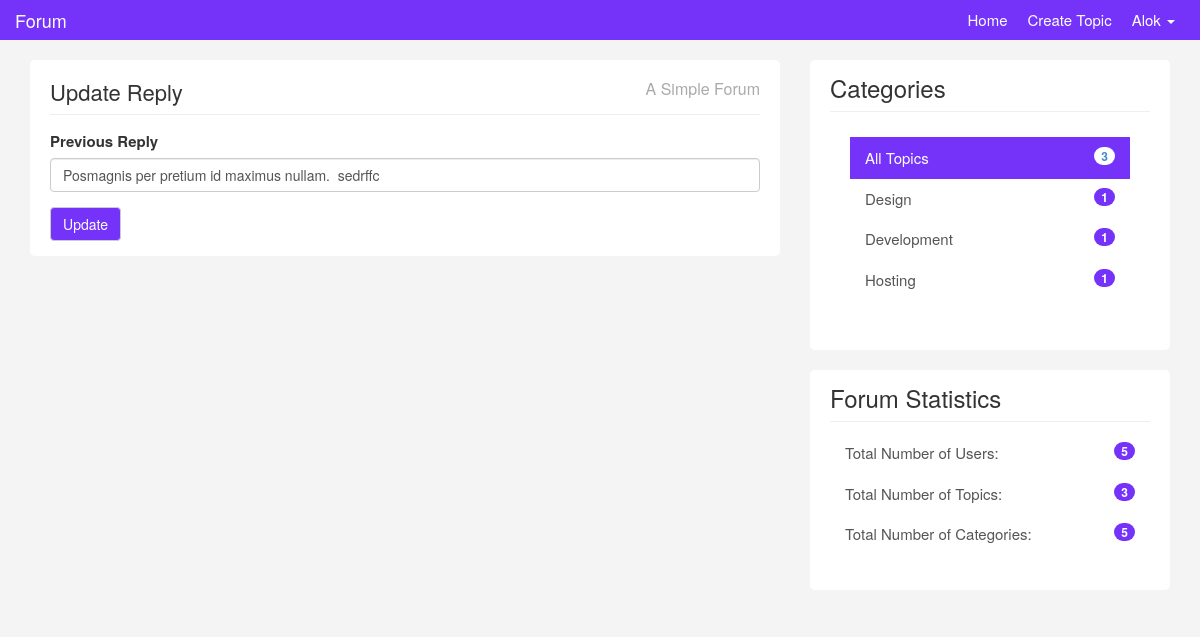
The page /replies/update.php?id=28 (signed in) on the database its author committed.
### tables this page shows
CREATE TABLE `replies` (
  `id` int(5) NOT NULL,
  `user_name` varchar(255) DEFAULT NULL,
  `reply` varchar(200) NOT NULL,
  `user_id` int(5) NOT NULL,
  `user_image` varchar(250) NOT NULL,
  `topic_id` int(5) NOT NULL,
  `created_at` datetime NOT NULL DEFAULT current_timestamp()
);

CREATE TABLE `categories` (
  `id` int(5) NOT NULL,
  `name` varchar(200) NOT NULL,
  `created_at` timestamp NOT NULL DEFAULT current_timestamp()
);

### replies/update.php (the view, shortened to what this page needs)
<?php require "../includes/header.php";		?>
<?php require "../config/conf.php";			?>
 <?php
        if(isset($_GET['id'])){
            $id = $_GET['id'];
            $select = $conn->query("SELECT * FROM replies WHERE id='$id'");
            $select->execute();
            $reply=$select->fetch(PDO::FETCH_OBJ);
        }
?>
<div class="container">
		<div class="row">
			<div class="col-md-8">
				<div class="main-col">
					<div class="block">
						<h1 class="pull-left">Update Reply</h1>
						<h4 class="pull-right">A Simple Forum</h4>
						<div class="clearfix"></div>
						<hr>
						<form role="form" action="update.php?id=<?php echo $id; ?>" method="POST">
							<div class="form-group">
								<label>Previous Reply</label>
								<input type="text" value="<?php echo $reply->reply; ?>" class="form-control" name="reply" placeholder="Enter Reply">
							</div>
							<button type="submit" name="submit" class="color btn btn-default">Update</button>
						</form>
					</div>
				</div>
			</div>
            <?php require "../includes/footer.php"; ?>

### includes/footer.php (shortened to what this page needs)
<?php
	$topics= $conn->query("SELECT COUNT(*) AS all_topics from topics");
	$topics->execute();
	$allTopics = $topics->fetch(PDO::FETCH_OBJ);
	$categories = $conn->query("
    SELECT
        categories.id AS id,
        categories.name AS name,
        COUNT(topics.category) AS count_category
    FROM
        categories
    LEFT JOIN
        topics ON categories.name = topics.category
    GROUP BY
        categories.name
    HAVING
        count_category > 0
");
$categories->execute();
$allCategories = $categories->fetchAll(PDO::FETCH_OBJ);
	$users = $conn->query("SELECT COUNT(*) AS COUNT_users FROM users");
	$users -> execute();
	$allUsers = $users->fetch(PDO::FETCH_OBJ);
		$topics = $conn->query("SELECT COUNT(*) AS COUNT_topics FROM topics");
		$topics -> execute();
		$alltopics_count = $topics->fetch(PDO::FETCH_OBJ);
		$categories_count = $conn->query("SELECT COUNT(*) AS COUNT_categories FROM categories");
		$categories_count -> execute();
		$allcategories_count = $categories_count->fetch(PDO::FETCH_OBJ);
?>
<div class="col-md-4">
				<div class="sidebar">
					<div class="block">
					<h3>Categories</h3>
					<div class="list-group block ">
						<a href="#" class="list-group-item active">All Topics <span class="badge pull-right"><?php echo $allTopics->all_topics ?></span></a>
						<?php foreach($allCategories as $category) : ?>
						<a href="<?php echo APPURL;?>/categories/show.php?name=<?php echo $category->name; ?>" class="list-group-item"><?php echo $category->name; ?>
						<span class="color badge pull-right"><?php echo $category->count_category; ?></span></a>
						<?php endforeach; ?>
					</div>
					</div>
					<div class="block" style="margin-top: 20px;">
						<h3 class="margin-top: 40px">Forum Statistics</h3>
						<div class="list-group">
							<a href="#" class="list-group-item">Total Number of Users:<span class="color badge pull-right"><?php echo $allUsers -> COUNT_users; ?></span></a>
							<a href="#" class="list-group-item">Total Number of Topics:<span class="color badge pull-right"><?php echo $alltopics_count -> COUNT_topics; ?></span></a>
							<a href="#" class="list-group-item">Total Number of Categories: <span class="color badge pull-right"><?php echo $allcategories_count -> COUNT_categories; ?></span></a>
						</div>
				    </div>
			    </div>
				</div>
			</div>
		</div>
  </body>
</html>

### css/custom.css (style rules this page uses)
body { padding-top: 60px; background:#f4f4f4; font-size:15px; }
a { color:#5c5b69; }
hr { margin:10px 0 15px 0; }
h3 { margin-bottom:5px; }
.block { background:#fff; border-radius:5px; padding: 15px 20px; margin-bottom:20px; }
.main-col { overflow:auto; }
.main-col h1 { font-size:22px; margin:5px 0 0 0; padding:0; }
.main-col h4 { font-size:16px; margin:5px 0 0 0; padding:0; color:#aaa; }
.sidebar .block h3 { margin:0 0 10px 0; padding-bottom:10px; border-bottom:#eee solid 1px; }
a.list-group-item.active, a.list-group-item.active:hover, a.list-group-item.active:focus { background:rgb(117, 50, 249); border-radius:0; }
.list-group-item { border:0 }
.color { background-color: rgb(117, 50, 249); color: white; }

### rows shown on the page
replies: reply "Posmagnis per pretium id maximus nullam. sedrffc"
categories: name "Design", count_category "1"
categories: name "Development", count_category "1"
categories: name "Hosting", count_category "1"

### other values the page prints
$_SESSION['username'] "Alok"
$allTopics->all_topics "3"
$allUsers -> COUNT_users "5"
$alltopics_count -> COUNT_topics "3"
$allcategories_count -> COUNT_categories "5"
